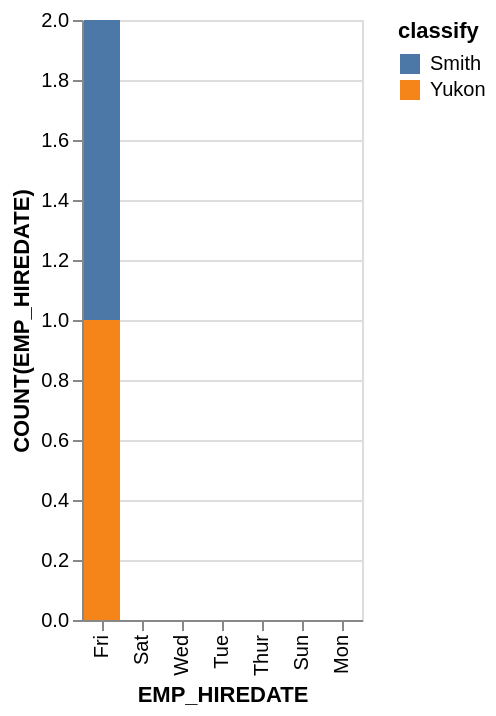

The Vega-Lite source for this figure:
### Vega-Lite specification from a JSON file in a GitHub repository (floating-point values rounded to 4 significant figures)
{"data": {"values": [{"x_data": "Fri", "y_data": 1, "classify": "Smith"}, {"x_data": "Sat", "y_data": 0, "classify": "Smith"}, {"x_data": "Wed", "y_data": 0, "classify": "Smith"}, {"x_data": "Tue", "y_data": 0, "classify": "Smith"}, {"x_data": "Thur", "y_data": 0, "classify": "Smith"}, {"x_data": "Sun", "y_data": 0, "classify": "Smith"}, {"x_data": "Mon", "y_data": 0, "classify": "Smith"}, {"x_data": "Fri", "y_data": 1, "classify": "Yukon"}, {"x_data": "Sat", "y_data": 0, "classify": "Yukon"}, {"x_data": "Wed", "y_data": 0, "classify": "Yukon"}, {"x_data": "Tue", "y_data": 0, "classify": "Yukon"}, {"x_data": "Thur", "y_data": 0, "classify": "Yukon"}, {"x_data": "Sun", "y_data": 0, "classify": "Yukon"}, {"x_data": "Mon", "y_data": 0, "classify": "Yukon"}]}, "mark": "bar", "encoding": {"x": {"field": "x_data", "type": "nominal", "title": "EMP_HIREDATE", "sort": {"op": "sum", "field": "y_data", "order": "descending"}}, "y": {"field": "y_data", "type": "quantitative", "title": "COUNT(EMP_HIREDATE)"}, "color": {"field": "classify"}}}
